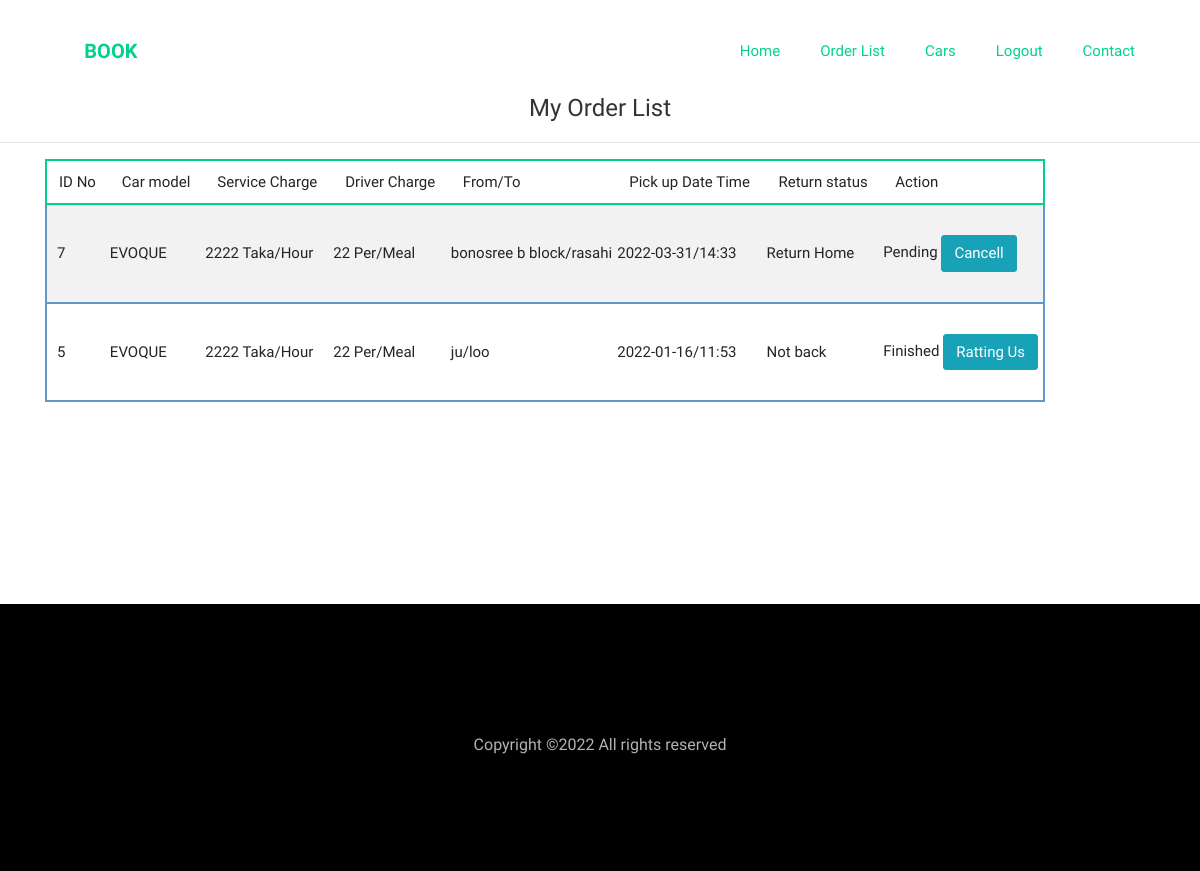
/orderlist.php (signed in), run on an earlier commit of the app's database.
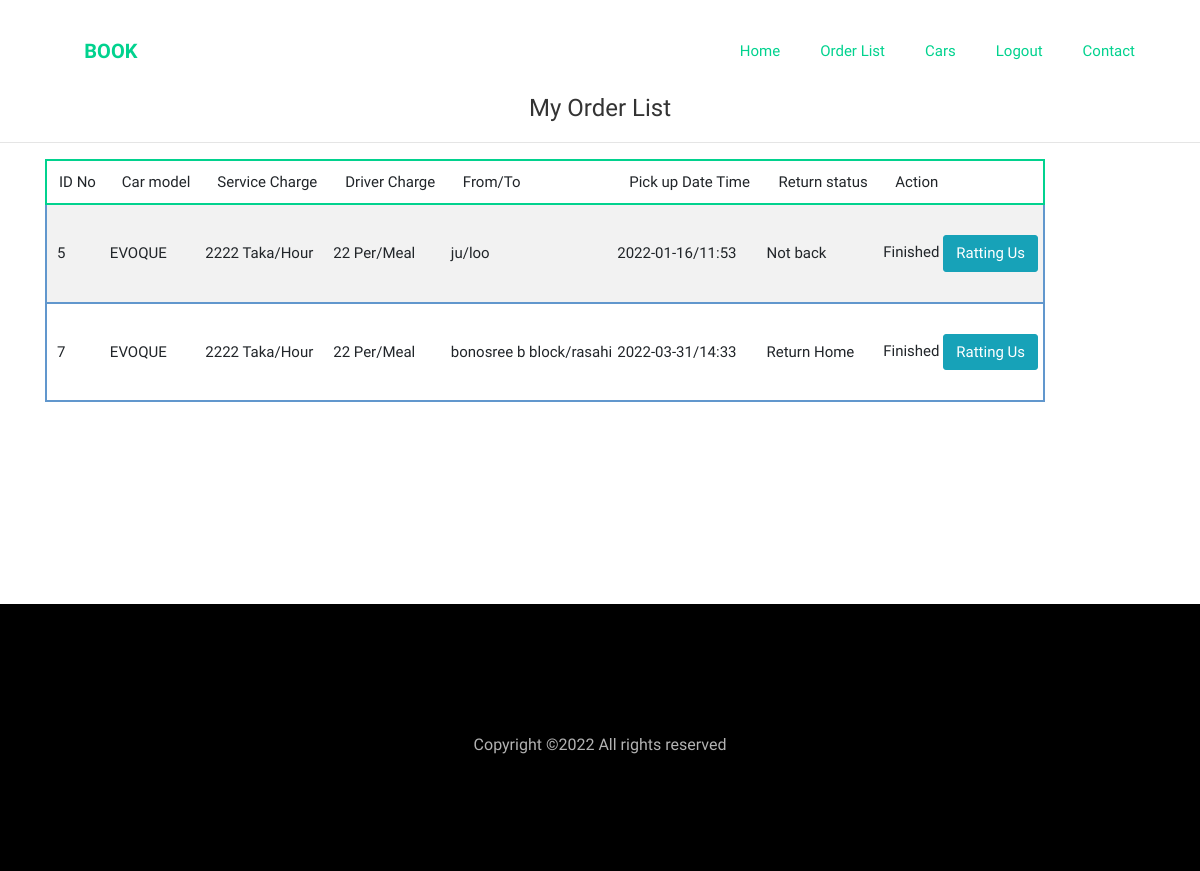
And on a later commit of the database.
### tables this page shows
CREATE TABLE `orders` (
  `Oid` int(11) NOT NULL,
  `car_id` int(11) NOT NULL,
  `user_id` int(11) NOT NULL,
  `pickup_location` text NOT NULL,
  `dropup_location` text NOT NULL,
  `date` varchar(191) NOT NULL,
  `time` varchar(191) NOT NULL,
  `trip_loop` tinyint(4) NOT NULL,
  `status` tinyint(4) NOT NULL,
  `created_at` timestamp NOT NULL DEFAULT current_timestamp()
);

CREATE TABLE `cars` (
  `id` int(11) NOT NULL,
  `cat_id` int(11) NOT NULL,
  `name` varchar(200) NOT NULL,
  `model` varchar(200) NOT NULL,
  `mileage` varchar(200) NOT NULL,
  `seats` int(11) NOT NULL,
  `fuel` varchar(200) NOT NULL,
  `service_charge` varchar(200) NOT NULL,
  `driver_food_charge` varchar(200) NOT NULL,
  `description` text NOT NULL,
  `image` varchar(155) NOT NULL,
  `transmission` varchar(155) NOT NULL DEFAULT 'Manual',
  `airconditions` tinytext NOT NULL,
  `child_seat` tinytext NOT NULL,
  `gps` tinyint(4) NOT NULL,
  `luggage` tinytext NOT NULL,
  `music` tinytext NOT NULL,
  `seat_belt` tinyint(4) NOT NULL,
  `sleeping_bed` tinyint(4) NOT NULL,
  `water` tinyint(4) NOT NULL,
  `bluetooth` tinyint(4) NOT NULL,
  `onboard_computer` tinyint(4) NOT NULL,
  `audio_input` tinyint(4) NOT NULL,
  `long_term_trips` tinyint(4) NOT NULL,
  `car_kit` tinyint(4) NOT NULL,
  `remote_central_locking` tinyint(4) NOT NULL,
  `climate_control` tinyint(4) NOT NULL,
  `flag` tinyint(4) NOT NULL,
  `created_at` timestamp NOT NULL DEFAULT current_timestamp()
);

### orderlist.php (the view, shortened to what this page needs)
<?php include 'header.php';
 ?>
    <section class="ftco-section contact-section">
        <h4  class="d-flex justify-content-center">My Order List</h4>
        <hr>
      <div class="container">
        <div class="row d-flex mb-5 contact-info">
          <div class="col-md-8 block-9 mb-md-5">
          <table class="table table-striped" id="datatablesSimple">
                    <thead>
                        <tr style="border: 2px solid #01d28e ;">
                            <th>ID No</th>
                            <th>Car model</th>
                            <th>Service Charge</th>
                            <th>Driver Charge</th>
                            <th>From/To</th>
                            <th>Pick up Date Time</th>
                            <th>Return status</th>
                            <th>Action</th>
                        </tr>
                    </thead>
                    <tbody style="margin-top: 10px;">
                        <?php
                        $user_id =$_SESSION['id'];
                        $query = "SELECT * FROM orders LEFT JOIN cars ON cars.id = orders.car_id  where orders.user_id=$user_id Order By orders.status asc";
                        $result = $con->query($query);
                        if ($result->num_rows > 0) {
                            foreach ($result as $key => $value) {
                        ?>
                                <tr style="border: 2px solid #6197cd;">
                                    <td style="padding-left: 10px;"><?php echo $value['id']; ?></td>
                                    <td><?php echo $value['model']; ?></td>
                                    <td><?php echo $value['service_charge']; ?> Taka/Hour</td>
                                    <td><?php echo $value['driver_food_charge']; ?> Per/Meal</td>
                                    <td><?php echo $value['pickup_location']; ?>/<?php echo $value['dropup_location']; ?></td>
                                    <td><?php echo $value['date']; ?>/<?php echo $value['time']; ?></td>
                                    <td>
                                        <?php
                                        if ($value['trip_loop'] == 0) {
                                            echo "Not back";
                                        } elseif ($value['trip_loop'] == 1) {
                                            echo "Return Home";
                                        } else {
                                            echo "something went wrong";
                                        }
                                        ?>
                                    </td>
                                    <td>
                                        <?php
                                        if ($value['status'] == 0) {
                                            echo "Pending"; ?>
 <a href="?delid=<?php echo $value['Oid']; ?>" class="btn btn-info">Cancell</a>
                                        <?php } elseif ($value['status'] == 1) {
                                            echo "running";
                                        } else {
                                            echo "Finished"; ?>
                                            <a href="car-single.php?carid=<?php echo $value['car_id']; ?>" class="btn btn-info">Ratting Us</a>
                                       <?php }
                                        ?>
                                    </td>
                                </tr>
                        <?php }
                        } ?>
                    </tbody>
                </table>
          </div>
        </div>
      </div>
    </section>
<?php include 'footer.php'; ?>

What changed in the data, as far as the page shows it:
shown differently, row unchanged: orders "ju": moves up the list
changed orders "bonosree b block": status "Pending Cancell" → "Finished Ratting Us"
